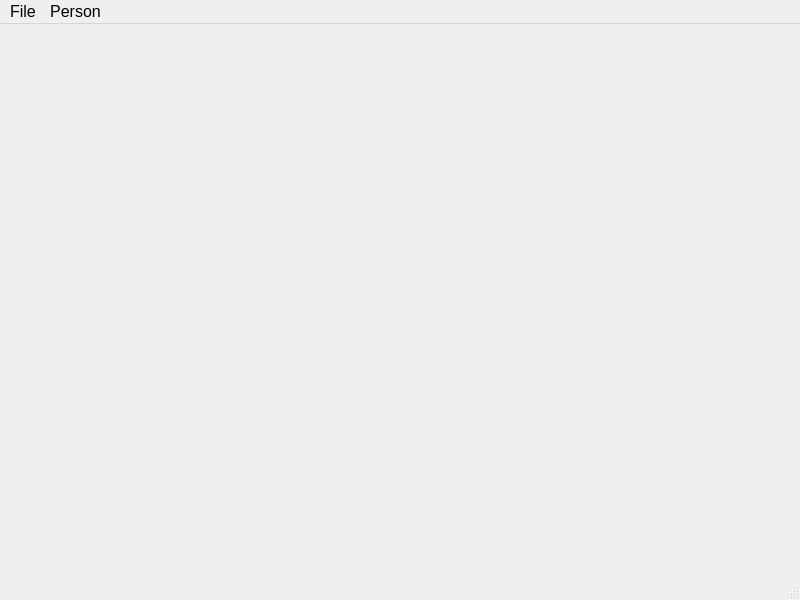
<?xml version="1.0" encoding="UTF-8"?>
<ui version="4.0">
 <class>mw_Main</class>
 <widget class="QMainWindow" name="mw_Main">
  <property name="geometry">
   <rect>
    <x>0</x>
    <y>0</y>
    <width>800</width>
    <height>600</height>
   </rect>
  </property>
  <property name="font">
   <font>
    <pointsize>12</pointsize>
   </font>
  </property>
  <property name="windowTitle">
   <string>Sample Application</string>
  </property>
  <property name="windowIcon">
   <iconset resource="../../icons/Icons.qrc">
    <normaloff>:/Main/smile.png</normaloff>:/Main/smile.png</iconset>
  </property>
  <widget class="QWidget" name="centralwidget"/>
  <widget class="QMenuBar" name="menubar">
   <property name="geometry">
    <rect>
     <x>0</x>
     <y>0</y>
     <width>800</width>
     <height>33</height>
    </rect>
   </property>
   <widget class="QMenu" name="menuFile">
    <property name="title">
     <string>File</string>
    </property>
    <addaction name="action_Quit"/>
   </widget>
   <widget class="QMenu" name="menuPerson">
    <property name="title">
     <string>Person</string>
    </property>
    <addaction name="action_AddPerson"/>
   </widget>
   <addaction name="menuFile"/>
   <addaction name="menuPerson"/>
  </widget>
  <widget class="QStatusBar" name="statusbar"/>
  <action name="action_Quit">
   <property name="icon">
    <iconset resource="../../icons/Icons.qrc">
     <normaloff>:/Buttons/close.png</normaloff>:/Buttons/close.png</iconset>
   </property>
   <property name="text">
    <string>Quit</string>
   </property>
   <property name="font">
    <font>
     <pointsize>12</pointsize>
    </font>
   </property>
  </action>
  <action name="action_AddPerson">
   <property name="text">
    <string>Add Person</string>
   </property>
   <property name="font">
    <font>
     <pointsize>12</pointsize>
    </font>
   </property>
  </action>
 </widget>
 <resources>
  <include location="../../icons/Icons.qrc"/>
 </resources>
 <connections/>
</ui>
